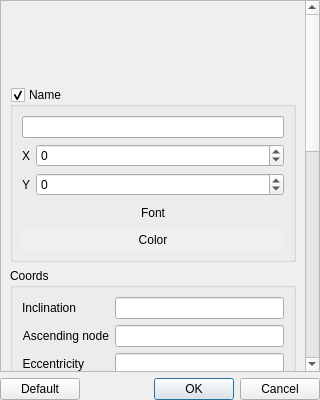
<?xml version="1.0" encoding="UTF-8"?>
<ui version="4.0">
 <class>SatDialog</class>
 <widget class="QDialog" name="SatDialog">
  <property name="geometry">
   <rect>
    <x>0</x>
    <y>0</y>
    <width>320</width>
    <height>400</height>
   </rect>
  </property>
  <property name="windowTitle">
   <string>Satellite</string>
  </property>
  <property name="locale">
   <locale language="C" country="AnyCountry"/>
  </property>
  <layout class="QGridLayout" name="gridLayout">
   <property name="sizeConstraint">
    <enum>QLayout::SetDefaultConstraint</enum>
   </property>
   <property name="margin">
    <number>0</number>
   </property>
   <property name="spacing">
    <number>6</number>
   </property>
   <item row="8" column="2">
    <widget class="QDialogButtonBox" name="buttonBox">
     <property name="orientation">
      <enum>Qt::Horizontal</enum>
     </property>
     <property name="standardButtons">
      <set>QDialogButtonBox::Cancel|QDialogButtonBox::Ok</set>
     </property>
    </widget>
   </item>
   <item row="8" column="0" colspan="2">
    <widget class="QPushButton" name="btnDefault">
     <property name="text">
      <string>Default</string>
     </property>
    </widget>
   </item>
   <item row="0" column="0" colspan="3">
    <widget class="QScrollArea" name="scrollArea">
     <property name="widgetResizable">
      <bool>true</bool>
     </property>
     <widget class="QWidget" name="scrollAreaWidgetContents">
      <property name="geometry">
       <rect>
        <x>0</x>
        <y>-256</y>
        <width>300</width>
        <height>865</height>
       </rect>
      </property>
      <layout class="QFormLayout" name="formLayout">
       <item row="0" column="0">
        <widget class="QToolButton" name="btnIcon">
         <property name="sizePolicy">
          <sizepolicy hsizetype="Preferred" vsizetype="Preferred">
           <horstretch>0</horstretch>
           <verstretch>0</verstretch>
          </sizepolicy>
         </property>
         <property name="cursor">
          <cursorShape>PointingHandCursor</cursorShape>
         </property>
         <property name="text">
          <string/>
         </property>
         <property name="iconSize">
          <size>
           <width>64</width>
           <height>64</height>
          </size>
         </property>
         <property name="popupMode">
          <enum>QToolButton::DelayedPopup</enum>
         </property>
         <property name="autoRaise">
          <bool>true</bool>
         </property>
         <property name="arrowType">
          <enum>Qt::NoArrow</enum>
         </property>
        </widget>
       </item>
       <item row="2" column="0" colspan="2">
        <widget class="QGroupBox" name="checkName">
         <property name="title">
          <string>Name</string>
         </property>
         <property name="checkable">
          <bool>true</bool>
         </property>
         <layout class="QFormLayout" name="formLayout_2">
          <item row="1" column="0">
           <widget class="QLabel" name="labelNameX">
            <property name="text">
             <string>X</string>
            </property>
            <property name="alignment">
             <set>Qt::AlignRight|Qt::AlignTrailing|Qt::AlignVCenter</set>
            </property>
            <property name="buddy">
             <cstring>spinNameX</cstring>
            </property>
           </widget>
          </item>
          <item row="3" column="0">
           <widget class="QLabel" name="labelNameY">
            <property name="text">
             <string>Y</string>
            </property>
            <property name="alignment">
             <set>Qt::AlignRight|Qt::AlignTrailing|Qt::AlignVCenter</set>
            </property>
            <property name="buddy">
             <cstring>spinNameY</cstring>
            </property>
           </widget>
          </item>
          <item row="3" column="1">
           <widget class="QSpinBox" name="spinNameY">
            <property name="sizePolicy">
             <sizepolicy hsizetype="Preferred" vsizetype="Fixed">
              <horstretch>0</horstretch>
              <verstretch>0</verstretch>
             </sizepolicy>
            </property>
            <property name="minimum">
             <number>-9999</number>
            </property>
            <property name="maximum">
             <number>9999</number>
            </property>
            <property name="singleStep">
             <number>5</number>
            </property>
           </widget>
          </item>
          <item row="1" column="1">
           <widget class="QSpinBox" name="spinNameX">
            <property name="sizePolicy">
             <sizepolicy hsizetype="Preferred" vsizetype="Fixed">
              <horstretch>0</horstretch>
              <verstretch>0</verstretch>
             </sizepolicy>
            </property>
            <property name="minimum">
             <number>-9999</number>
            </property>
            <property name="maximum">
             <number>9999</number>
            </property>
            <property name="singleStep">
             <number>5</number>
            </property>
           </widget>
          </item>
          <item row="0" column="0" colspan="2">
           <widget class="QLineEdit" name="lineEditName"/>
          </item>
          <item row="4" column="0" colspan="2">
           <widget class="QToolButton" name="btnFont">
            <property name="sizePolicy">
             <sizepolicy hsizetype="Preferred" vsizetype="Fixed">
              <horstretch>0</horstretch>
              <verstretch>0</verstretch>
             </sizepolicy>
            </property>
            <property name="text">
             <string>Font</string>
            </property>
            <property name="autoRaise">
             <bool>true</bool>
            </property>
           </widget>
          </item>
          <item row="5" column="0" colspan="2">
           <widget class="QToolButton" name="btnColorName">
            <property name="sizePolicy">
             <sizepolicy hsizetype="Preferred" vsizetype="Fixed">
              <horstretch>0</horstretch>
              <verstretch>0</verstretch>
             </sizepolicy>
            </property>
            <property name="autoFillBackground">
             <bool>true</bool>
            </property>
            <property name="text">
             <string>Color</string>
            </property>
            <property name="toolButtonStyle">
             <enum>Qt::ToolButtonTextOnly</enum>
            </property>
            <property name="autoRaise">
             <bool>true</bool>
            </property>
           </widget>
          </item>
         </layout>
        </widget>
       </item>
       <item row="3" column="0" colspan="2">
        <widget class="QGroupBox" name="groupCoords">
         <property name="title">
          <string>Coords</string>
         </property>
         <property name="checkable">
          <bool>false</bool>
         </property>
         <layout class="QFormLayout" name="formLayout_3">
          <item row="0" column="0">
           <widget class="QLabel" name="label_5">
            <property name="sizePolicy">
             <sizepolicy hsizetype="Preferred" vsizetype="Preferred">
              <horstretch>0</horstretch>
              <verstretch>0</verstretch>
             </sizepolicy>
            </property>
            <property name="text">
             <string>Inclination</string>
            </property>
            <property name="alignment">
             <set>Qt::AlignRight|Qt::AlignTrailing|Qt::AlignVCenter</set>
            </property>
            <property name="buddy">
             <cstring>lineEditI</cstring>
            </property>
           </widget>
          </item>
          <item row="1" column="1">
           <widget class="QLineEdit" name="lineEditOmg"/>
          </item>
          <item row="1" column="0">
           <widget class="QLabel" name="label_6">
            <property name="text">
             <string>Ascending node</string>
            </property>
            <property name="alignment">
             <set>Qt::AlignRight|Qt::AlignTrailing|Qt::AlignVCenter</set>
            </property>
            <property name="buddy">
             <cstring>lineEditOmg</cstring>
            </property>
           </widget>
          </item>
          <item row="2" column="1">
           <widget class="QLineEdit" name="lineEditE"/>
          </item>
          <item row="2" column="0">
           <widget class="QLabel" name="label_9">
            <property name="text">
             <string>Eccentricity</string>
            </property>
            <property name="alignment">
             <set>Qt::AlignRight|Qt::AlignTrailing|Qt::AlignVCenter</set>
            </property>
            <property name="buddy">
             <cstring>lineEditE</cstring>
            </property>
           </widget>
          </item>
          <item row="0" column="1">
           <widget class="QLineEdit" name="lineEditI">
            <property name="sizePolicy">
             <sizepolicy hsizetype="Expanding" vsizetype="Fixed">
              <horstretch>0</horstretch>
              <verstretch>0</verstretch>
             </sizepolicy>
            </property>
           </widget>
          </item>
          <item row="3" column="1">
           <widget class="QLineEdit" name="lineEditW"/>
          </item>
          <item row="3" column="0">
           <widget class="QLabel" name="label_7">
            <property name="text">
             <string>Arg. perigee lat.</string>
            </property>
            <property name="alignment">
             <set>Qt::AlignRight|Qt::AlignTrailing|Qt::AlignVCenter</set>
            </property>
            <property name="buddy">
             <cstring>lineEditW</cstring>
            </property>
           </widget>
          </item>
          <item row="4" column="1">
           <widget class="QLineEdit" name="lineEditM0"/>
          </item>
          <item row="4" column="0">
           <widget class="QLabel" name="label_8">
            <property name="text">
             <string>Mean anomaly</string>
            </property>
            <property name="alignment">
             <set>Qt::AlignRight|Qt::AlignTrailing|Qt::AlignVCenter</set>
            </property>
            <property name="buddy">
             <cstring>lineEditM0</cstring>
            </property>
           </widget>
          </item>
          <item row="5" column="1">
           <widget class="QLineEdit" name="lineEditN"/>
          </item>
          <item row="5" column="0">
           <widget class="QLabel" name="label_10">
            <property name="text">
             <string>Mean motion</string>
            </property>
            <property name="alignment">
             <set>Qt::AlignRight|Qt::AlignTrailing|Qt::AlignVCenter</set>
            </property>
            <property name="buddy">
             <cstring>lineEditN</cstring>
            </property>
           </widget>
          </item>
          <item row="6" column="1">
           <widget class="QLineEdit" name="lineEditBStar"/>
          </item>
          <item row="6" column="0">
           <widget class="QLabel" name="label_11">
            <property name="text">
             <string>Ballistic coeff.</string>
            </property>
            <property name="alignment">
             <set>Qt::AlignRight|Qt::AlignTrailing|Qt::AlignVCenter</set>
            </property>
            <property name="buddy">
             <cstring>lineEditBStar</cstring>
            </property>
           </widget>
          </item>
          <item row="7" column="1">
           <widget class="QLineEdit" name="lineEditTime"/>
          </item>
          <item row="7" column="0">
           <widget class="QLabel" name="label_12">
            <property name="text">
             <string>Timestamp</string>
            </property>
            <property name="alignment">
             <set>Qt::AlignRight|Qt::AlignTrailing|Qt::AlignVCenter</set>
            </property>
            <property name="buddy">
             <cstring>lineEditTime</cstring>
            </property>
           </widget>
          </item>
          <item row="8" column="1">
           <widget class="QDateTimeEdit" name="dateTimeEdit">
            <property name="frame">
             <bool>true</bool>
            </property>
            <property name="readOnly">
             <bool>true</bool>
            </property>
            <property name="buttonSymbols">
             <enum>QAbstractSpinBox::NoButtons</enum>
            </property>
            <property name="displayFormat">
             <string>dd.MM.yyyy H:mm:ss.zzz</string>
            </property>
            <property name="timeSpec">
             <enum>Qt::UTC</enum>
            </property>
           </widget>
          </item>
         </layout>
        </widget>
       </item>
       <item row="4" column="0" colspan="2">
        <widget class="QGroupBox" name="checkZrv">
         <property name="title">
          <string>Zone</string>
         </property>
         <property name="flat">
          <bool>false</bool>
         </property>
         <property name="checkable">
          <bool>true</bool>
         </property>
         <layout class="QFormLayout" name="formLayout_4">
          <item row="0" column="0" colspan="2">
           <widget class="QCheckBox" name="checkZrvEnable">
            <property name="text">
             <string>Enabled</string>
            </property>
            <property name="checked">
             <bool>true</bool>
            </property>
           </widget>
          </item>
          <item row="3" column="0" colspan="2">
           <widget class="QToolButton" name="btnColorZrv">
            <property name="sizePolicy">
             <sizepolicy hsizetype="Preferred" vsizetype="Fixed">
              <horstretch>0</horstretch>
              <verstretch>0</verstretch>
             </sizepolicy>
            </property>
            <property name="autoFillBackground">
             <bool>true</bool>
            </property>
            <property name="text">
             <string>Color</string>
            </property>
            <property name="toolButtonStyle">
             <enum>Qt::ToolButtonTextOnly</enum>
            </property>
            <property name="autoRaise">
             <bool>true</bool>
            </property>
           </widget>
          </item>
          <item row="1" column="0">
           <widget class="QLabel" name="label_3">
            <property name="text">
             <string>Width</string>
            </property>
            <property name="alignment">
             <set>Qt::AlignRight|Qt::AlignTrailing|Qt::AlignVCenter</set>
            </property>
            <property name="buddy">
             <cstring>spinZRV</cstring>
            </property>
           </widget>
          </item>
          <item row="1" column="1">
           <widget class="QDoubleSpinBox" name="spinZRV">
            <property name="sizePolicy">
             <sizepolicy hsizetype="Expanding" vsizetype="Fixed">
              <horstretch>0</horstretch>
              <verstretch>0</verstretch>
             </sizepolicy>
            </property>
            <property name="decimals">
             <number>3</number>
            </property>
            <property name="maximum">
             <double>90.000000000000000</double>
            </property>
            <property name="singleStep">
             <double>0.500000000000000</double>
            </property>
            <property name="value">
             <double>0.000000000000000</double>
            </property>
           </widget>
          </item>
         </layout>
        </widget>
       </item>
       <item row="5" column="0" colspan="2">
        <widget class="QGroupBox" name="checkZrvLines">
         <property name="title">
          <string>Zone contour</string>
         </property>
         <property name="checkable">
          <bool>true</bool>
         </property>
         <layout class="QFormLayout" name="formLayout_5">
          <item row="0" column="0">
           <widget class="QLabel" name="labelWidth">
            <property name="text">
             <string>Width</string>
            </property>
            <property name="alignment">
             <set>Qt::AlignRight|Qt::AlignTrailing|Qt::AlignVCenter</set>
            </property>
            <property name="buddy">
             <cstring>spinLines</cstring>
            </property>
           </widget>
          </item>
          <item row="0" column="1">
           <widget class="QDoubleSpinBox" name="spinLines">
            <property name="sizePolicy">
             <sizepolicy hsizetype="Expanding" vsizetype="Fixed">
              <horstretch>0</horstretch>
              <verstretch>0</verstretch>
             </sizepolicy>
            </property>
            <property name="decimals">
             <number>1</number>
            </property>
            <property name="maximum">
             <double>10.000000000000000</double>
            </property>
            <property name="singleStep">
             <double>0.100000000000000</double>
            </property>
           </widget>
          </item>
          <item row="1" column="0" colspan="2">
           <widget class="QToolButton" name="btnColorLines">
            <property name="sizePolicy">
             <sizepolicy hsizetype="Preferred" vsizetype="Fixed">
              <horstretch>0</horstretch>
              <verstretch>0</verstretch>
             </sizepolicy>
            </property>
            <property name="autoFillBackground">
             <bool>true</bool>
            </property>
            <property name="text">
             <string>Color</string>
            </property>
            <property name="toolButtonStyle">
             <enum>Qt::ToolButtonTextOnly</enum>
            </property>
            <property name="autoRaise">
             <bool>true</bool>
            </property>
           </widget>
          </item>
         </layout>
        </widget>
       </item>
       <item row="6" column="0" colspan="2">
        <widget class="QGroupBox" name="checkTrack">
         <property name="title">
          <string>Track</string>
         </property>
         <property name="checkable">
          <bool>true</bool>
         </property>
         <layout class="QFormLayout" name="formLayout_6">
          <item row="0" column="1">
           <widget class="QDoubleSpinBox" name="spinTrack">
            <property name="sizePolicy">
             <sizepolicy hsizetype="Expanding" vsizetype="Fixed">
              <horstretch>0</horstretch>
              <verstretch>0</verstretch>
             </sizepolicy>
            </property>
            <property name="singleStep">
             <double>0.500000000000000</double>
            </property>
            <property name="value">
             <double>0.500000000000000</double>
            </property>
           </widget>
          </item>
          <item row="0" column="0">
           <widget class="QLabel" name="labelLength">
            <property name="text">
             <string>Length</string>
            </property>
            <property name="alignment">
             <set>Qt::AlignRight|Qt::AlignTrailing|Qt::AlignVCenter</set>
            </property>
            <property name="buddy">
             <cstring>spinTrack</cstring>
            </property>
           </widget>
          </item>
          <item row="1" column="0" colspan="2">
           <widget class="QToolButton" name="btnColorTrack">
            <property name="sizePolicy">
             <sizepolicy hsizetype="Preferred" vsizetype="Fixed">
              <horstretch>0</horstretch>
              <verstretch>0</verstretch>
             </sizepolicy>
            </property>
            <property name="autoFillBackground">
             <bool>true</bool>
            </property>
            <property name="text">
             <string>Color</string>
            </property>
            <property name="toolButtonStyle">
             <enum>Qt::ToolButtonTextOnly</enum>
            </property>
            <property name="autoRaise">
             <bool>true</bool>
            </property>
           </widget>
          </item>
         </layout>
        </widget>
       </item>
       <item row="8" column="0" colspan="2">
        <widget class="QComboBox" name="comboModel"/>
       </item>
       <item row="7" column="0">
        <widget class="QLabel" name="labelModel">
         <property name="text">
          <string>Model</string>
         </property>
         <property name="buddy">
          <cstring>comboModel</cstring>
         </property>
        </widget>
       </item>
      </layout>
     </widget>
    </widget>
   </item>
  </layout>
 </widget>
 <tabstops>
  <tabstop>scrollArea</tabstop>
  <tabstop>btnIcon</tabstop>
  <tabstop>checkName</tabstop>
  <tabstop>lineEditName</tabstop>
  <tabstop>spinNameX</tabstop>
  <tabstop>spinNameY</tabstop>
  <tabstop>btnFont</tabstop>
  <tabstop>btnColorName</tabstop>
  <tabstop>checkZrv</tabstop>
  <tabstop>checkZrvEnable</tabstop>
  <tabstop>spinZRV</tabstop>
  <tabstop>btnColorZrv</tabstop>
  <tabstop>checkZrvLines</tabstop>
  <tabstop>spinLines</tabstop>
  <tabstop>btnColorLines</tabstop>
  <tabstop>checkTrack</tabstop>
  <tabstop>spinTrack</tabstop>
  <tabstop>btnColorTrack</tabstop>
  <tabstop>btnDefault</tabstop>
  <tabstop>buttonBox</tabstop>
 </tabstops>
 <resources/>
 <connections>
  <connection>
   <sender>buttonBox</sender>
   <signal>accepted()</signal>
   <receiver>SatDialog</receiver>
   <slot>accept()</slot>
   <hints>
    <hint type="sourcelabel">
     <x>319</x>
     <y>399</y>
    </hint>
    <hint type="destinationlabel">
     <x>157</x>
     <y>274</y>
    </hint>
   </hints>
  </connection>
  <connection>
   <sender>buttonBox</sender>
   <signal>rejected()</signal>
   <receiver>SatDialog</receiver>
   <slot>reject()</slot>
   <hints>
    <hint type="sourcelabel">
     <x>319</x>
     <y>399</y>
    </hint>
    <hint type="destinationlabel">
     <x>286</x>
     <y>274</y>
    </hint>
   </hints>
  </connection>
 </connections>
</ui>
